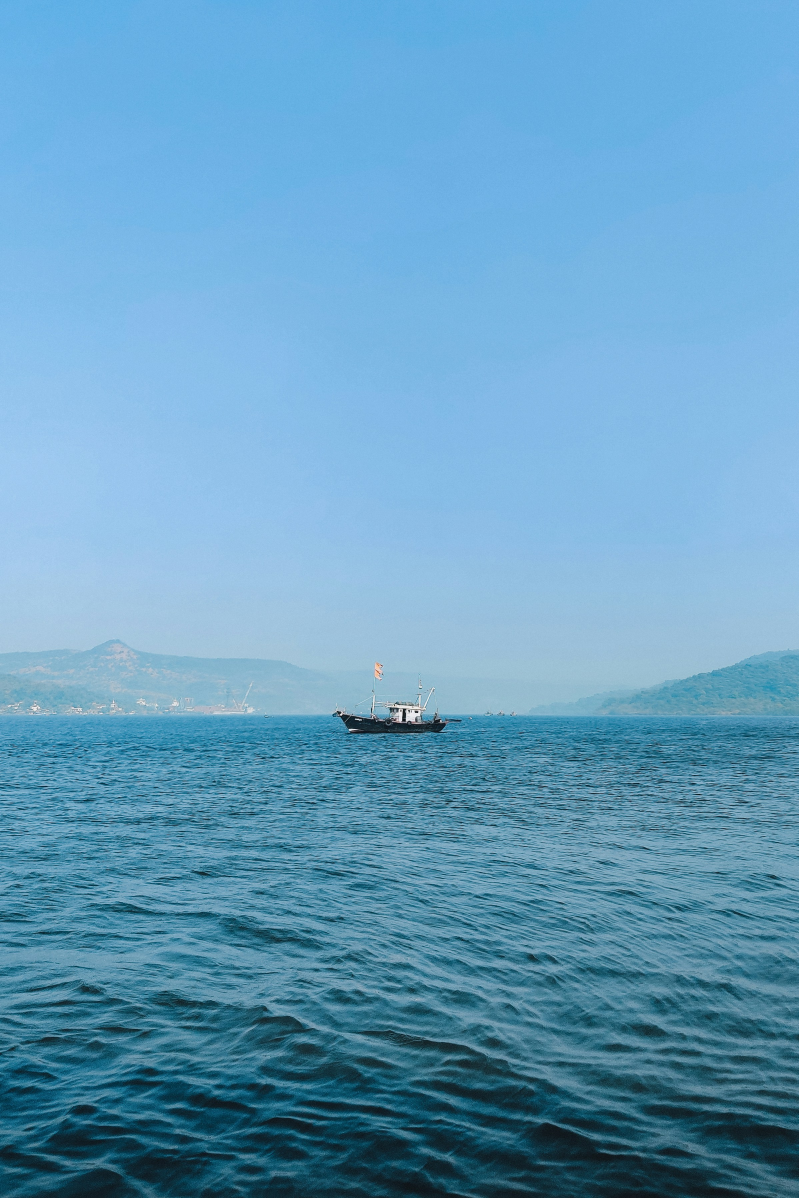
#> input picture basic_image_manipulation/New_Zealand_Boat.jpg, 2396 x 3594 px (shown at 1/3 size)
$ python cropping_scalling_resizing.py
#> lines starting #> are read from the running program, lines starting #| are printed output that depends on the picture
import cv2
import matplotlib.pyplot as plt
from PIL.Image import Image

img_NZ_bgr = cv2.imread("New_Zealand_Boat.jpg", cv2.IMREAD_COLOR)
#> img_NZ_bgr is the input picture: shape (3594, 2396, 3); mean B, G, R 190.7, 157, 100.9
img_NZ_rgb = img_NZ_bgr[:,:,::-1]

plt.imshow(img_NZ_rgb)
plt.show()

cropped_region = img_NZ_rgb[1900:2500, 800:1500]
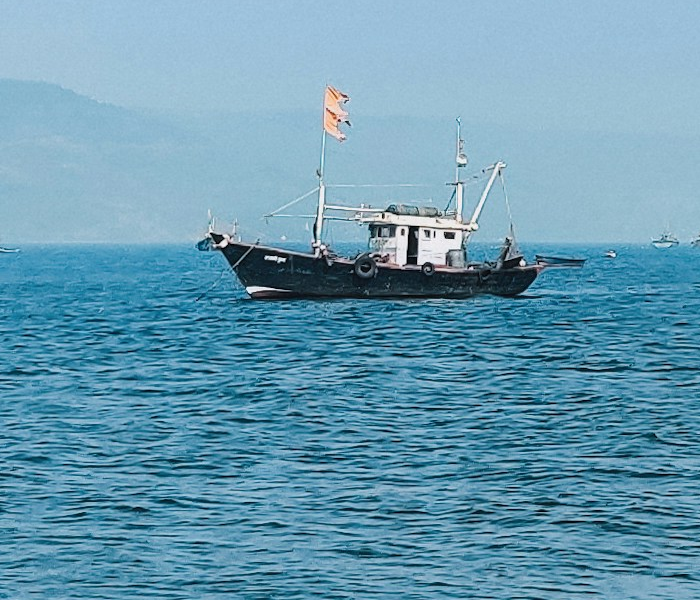
#> cropped_region: shape (600, 700, 3); mean R, G, B 104.8, 155.2, 178.8
plt.imshow(cropped_region)
plt.show()

#Method 1: Specifying Scaling Factor using fx and fy
resized_cropped_region_2x = cv2.resize(cropped_region, None, fx=2, fy=2)
plt.imshow(resized_cropped_region_2x)
plt.show()

#Medthod 2: Specifying exact size of the output image
desired_width = 200
desired_height = 200
dim = (desired_width, desired_height)

resized_cropped_region = cv2.resize(cropped_region,dsize=dim, interpolation=cv2.INTER_AREA)
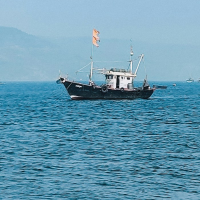
#> resized_cropped_region: shape (200, 200, 3); mean R, G, B 104.8, 155.2, 178.8
plt.imshow(resized_cropped_region)
plt.show()

#Resize while maintaining aspect ratio
desired_width = 100
aspect_ratio = desired_width / cropped_region.shape[1]
#> aspect_ratio = 0.143
desired_height = int(cropped_region.shape[0] * aspect_ratio)
#> desired_height = 85
dim = (desired_width, desired_height)
#> dim = (100, 85)

resized_cropped_region = cv2.resize(cropped_region, dsize=dim, interpolation=cv2.INTER_AREA)
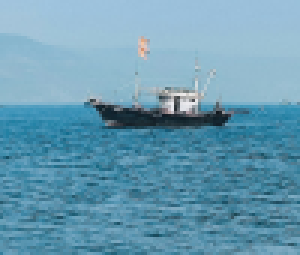
#> resized_cropped_region: shape (85, 100, 3) (shown 3 times larger); mean R, G, B 104.8, 155.2, 178.8
plt.imshow(resized_cropped_region);
plt.show()

#Flipping Images

img_NZ_rgb_flipped_horz = cv2.flip(img_NZ_rgb, 1)
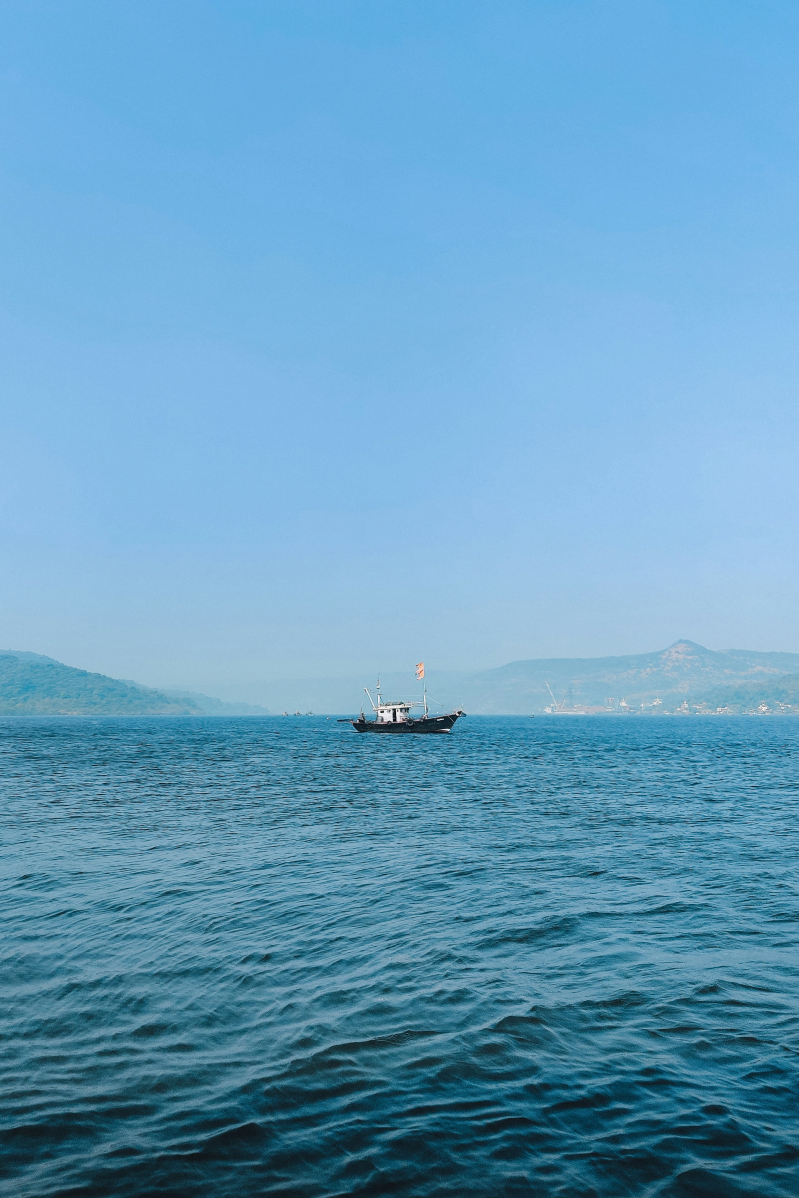
#> img_NZ_rgb_flipped_horz: shape (3594, 2396, 3) (shown at 1/3 size); mean R, G, B 100.9, 157, 190.7
img_NZ_rgb_flipped_vert = cv2.flip(img_NZ_rgb, 0)
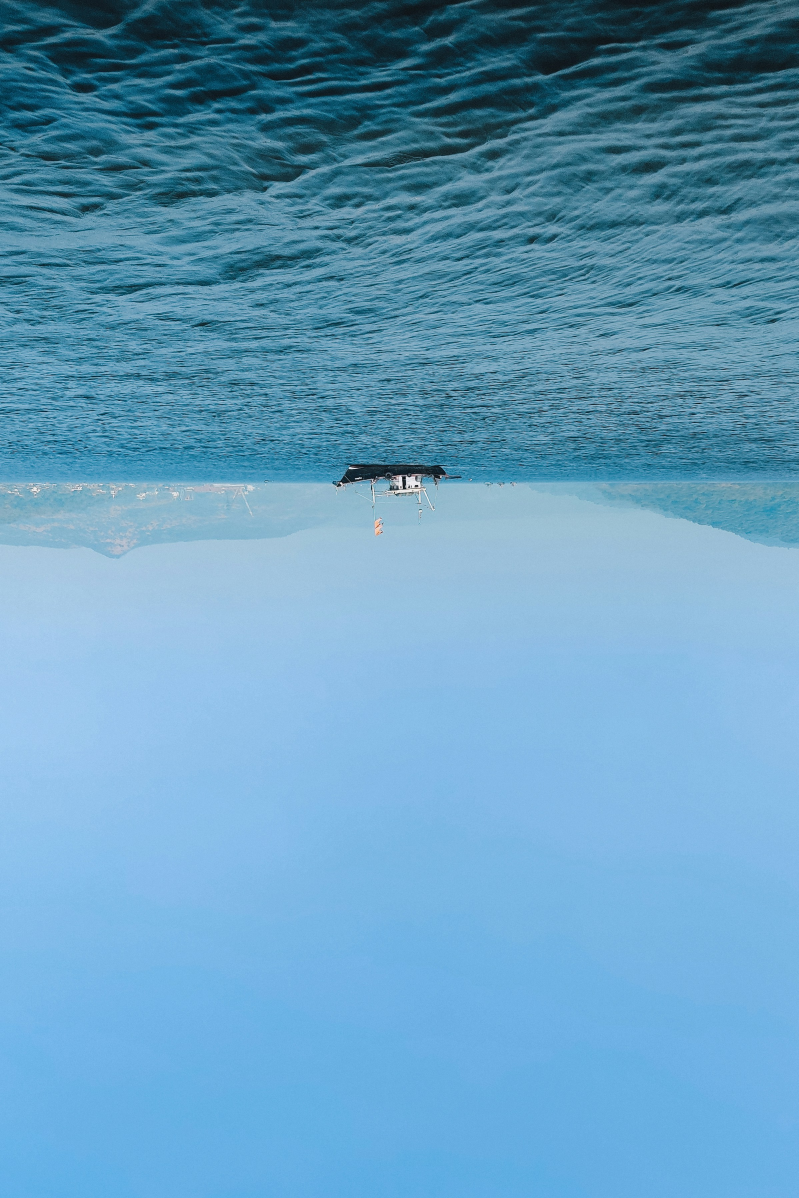
#> img_NZ_rgb_flipped_vert: shape (3594, 2396, 3) (shown at 1/3 size); mean R, G, B 100.9, 157, 190.7
img_NZ_rgb_flipped_both = cv2.flip(img_NZ_rgb, -1)
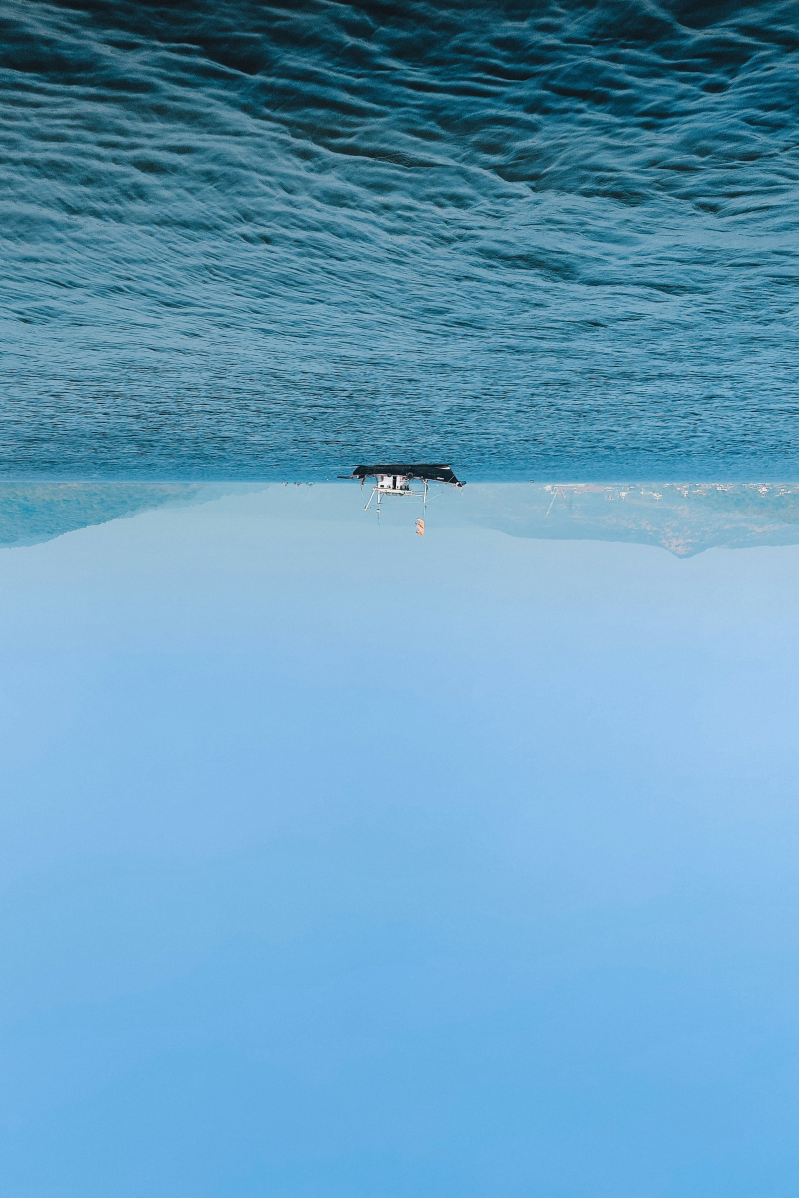
#> img_NZ_rgb_flipped_both: shape (3594, 2396, 3) (shown at 1/3 size); mean R, G, B 100.9, 157, 190.7

#> (the run stopped early here; a loop or call above may not have finished)
